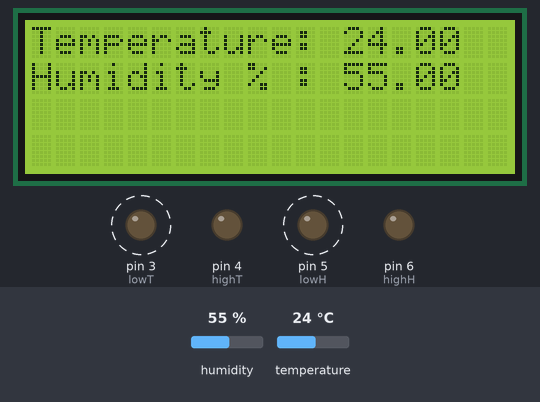
The sketch below on a simulated Arduino Uno, built with avr-gcc and run on an emulated ATmega328P. Shown: 20×4 character LCD, output pins drawn as LEDs (lit = HIGH). Dashed ring = blinking. Inputs (shaded band) come from the test bench; at power-on: humidity 55 %, temperature 24 °C. What the sketch prints to the serial monitor is not drawn.

Above: at 6.8 s.
6.9 s: humidity set to 78 %
At 8.99 s:
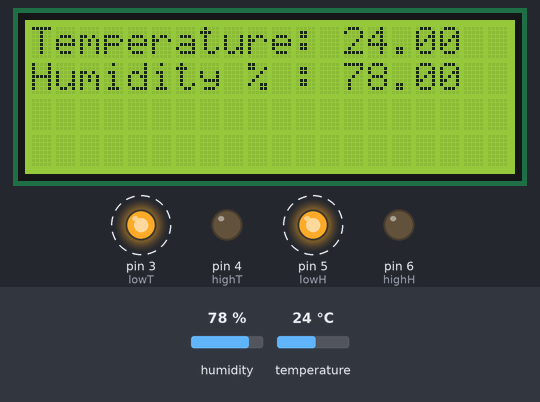
10.4 s: humidity set to 81 %
At 11.9 s:
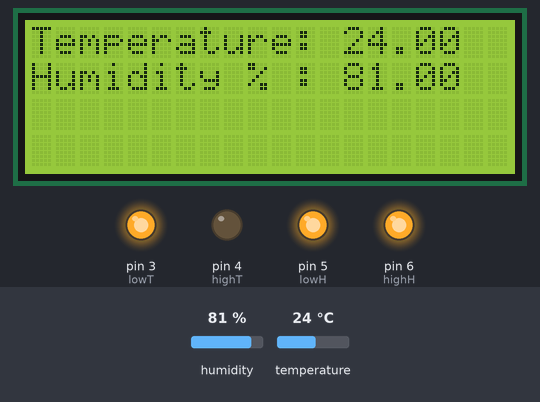
13.9 s: temperature set to 33 °C
At 17.6 s:
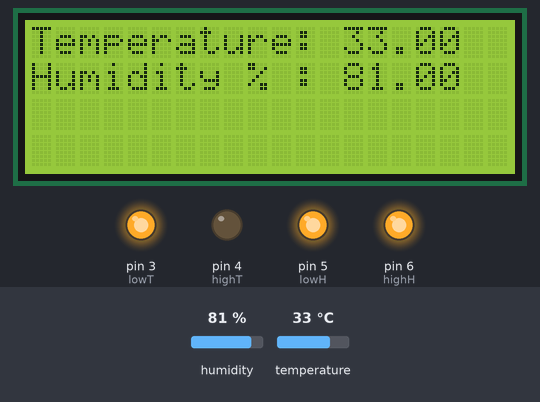
17.9 s: temperature set to 36 °C
At 20.8 s:
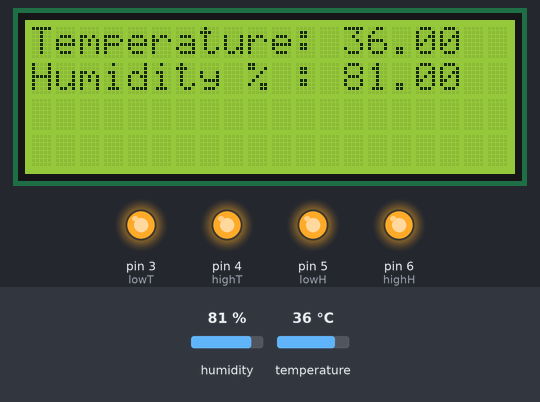
21.4 s: humidity set to 22 %
At 23.0 s:
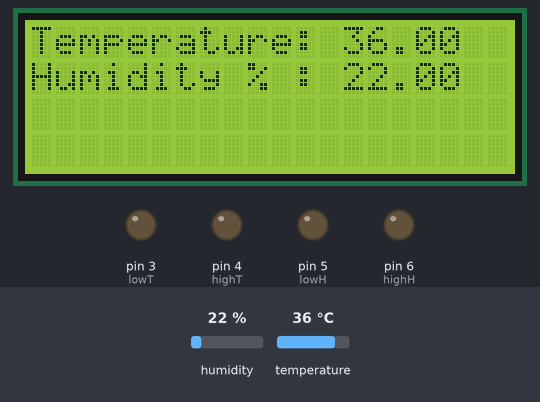
Timing chart, 0 to 29.4 s (numbered marks = the images above; inputs shaded):
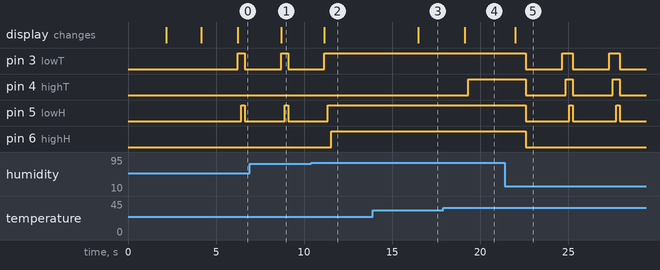

The sketch:

temp-humidity-DTH11.ino
```cpp
#include <Wire.h>
#include <LiquidCrystal_I2C.h>

// REQUIRES the following Arduino libraries:

// - DHT Sensor Library: https://github.com/adafruit/DHT-sensor-library
// - Adafruit Unified Sensor Lib: https://github.com/adafruit/Adafruit_Sensor

#include "DHT.h"
#define DHTPIN 2     // Digital pin connected to the DHT sensor
#define DHTTYPE DHT11   // DHT 11

// GPIO's

#define lowT 3
#define highT 4 // above 35 deg celcius
#define lowH 5
#define highH 6 // above 80 %

LiquidCrystal_I2C lcd(0x27, 20, 4); // set the LCD address to 0x27 for a 16 chars and 2 line display

DHT dht(DHTPIN, DHTTYPE); // DHT sensor instence

void setup() {

  Serial.begin(9600);
  dht.begin();
  lcd.init();                      // initialize the lcd
  lcd.init();

  Serial.println(F("DHT11 begain !"));

  // Print a message to the LCD.
  lcd.backlight();
  // Print message on LCD

  lcd.setCursor(0, 0);
  lcd.print("Initializing....");
  delay(2000);
  lcd.clear();
  lcd.setCursor(1, 0);
  lcd.print("Temp/Humidity");
  lcd.setCursor(4, 1);
  lcd.print("Detector");
  delay(2000);
  lcd.clear();


  // GPIO pins as OUTPUT

  pinMode(lowT, OUTPUT);
  pinMode(highT, OUTPUT);
  pinMode(lowH, OUTPUT);
  pinMode(highH, OUTPUT);


}

void loop() {
  delay(2000);

  // Reading temperature or humidity takes about 250 milliseconds!
  // Sensor readings may also be up to 2 seconds 'old' (its a very slow sensor)
  float h = dht.readHumidity();
  // Read temperature as Celsius (the default)
  float t = dht.readTemperature();


  // Send data to debugging console

  Serial.print(F("Humidity: "));
  Serial.print(h);
  Serial.print(F("%  Temperature: "));
  Serial.print(t);
  Serial.println(F("°C "));

  // Send data to LCD

  lcd.setCursor(0, 0);
  lcd.print("Temperature: ");
  lcd.setCursor(13, 0);
  lcd.print(t);
  lcd.setCursor(0, 1);
  lcd.print("Humidity % :");
  lcd.setCursor(13, 1);
  lcd.print(h);


  // Control structurefor  OUTPUT Led's-----------------------

  if (t > 0) {
    digitalWrite(lowT, HIGH);
    delay(200);
  }
  if (t >= 35) {
    digitalWrite(highT, HIGH);
    delay(200);
  }
  if (h > 0) {
    digitalWrite(lowH, HIGH);
    delay(200);
  }
  if (h >= 80) {
    digitalWrite(highH, HIGH);
    delay(200);

  } else {
    digitalWrite(lowT, LOW);
    digitalWrite(lowH, LOW);
    digitalWrite(highH, LOW);
    digitalWrite(highT, LOW);
  }

}
```

Measured:
- the behaviour switches between 79 and 80 % on humidity (found by bisection; images 1 and 2)
- the behaviour switches between 34 and 35 °C on temperature (found by bisection; images 3 and 4)
- after the input at 6.9 s, the display: changes after 1.8 s (image 1)
- after the input at 10.4 s, pin 3 (lowT): goes on until 11.2 s, then stays HIGH; pin 5 (lowH): goes on until 11.4 s, then stays HIGH; pin 6 (highH): LOW → HIGH after 1.2 s; the display: changes after 0.75 s (image 2)
- after the input at 13.9 s, the display: changes after 2.6 s (image 3)
- after the input at 17.9 s, pin 4 (highT): LOW → HIGH after 1.4 s; the display: changes after 1.2 s (image 4)
- after the input at 21.4 s, pin 3 (lowT): alternates HIGH for 0.60 s and LOW for 2.1 s, starting after 1.2 s; pin 4 (highT): alternates HIGH for 0.40 s and LOW for 2.3 s, starting after 1.2 s; pin 5 (lowH): alternates HIGH for 0.20 s and LOW for 2.5 s, starting after 1.2 s; pin 6 (highH): HIGH → LOW after 1.2 s; the display: changes after 0.59 s (image 5)
